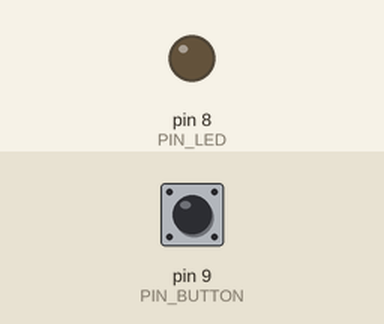
Recording of a sketch running on a simulated Arduino Uno, built with avr-gcc and run on an emulated ATmega328P. On the bench: output pins drawn as LEDs (lit = HIGH). The test bench sets the inputs (shaded band); at power-on: pin 9 (PIN_BUTTON) LOW.

Above: at 1.2 s.
1.3 s: pin 9 (PIN_BUTTON) pulled HIGH for 0.15 s
At 2.2 s:
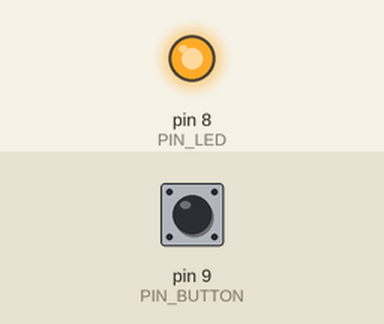
2.9 s: pin 9 (PIN_BUTTON) pulled HIGH for 1 s
At 3.4 s:
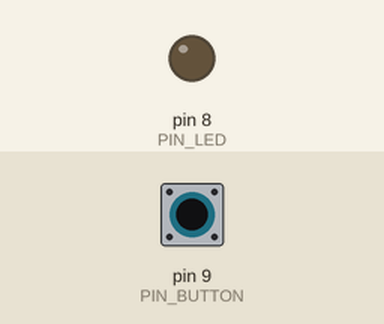
5.4 s: pin 9 (PIN_BUTTON) pulled HIGH for 3.2 s
At 6.5 s:
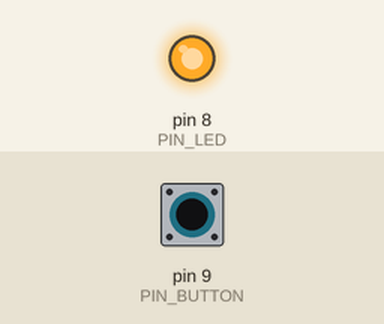
Timing chart, 0 to 8.4 s (numbered marks = the images above; inputs shaded):
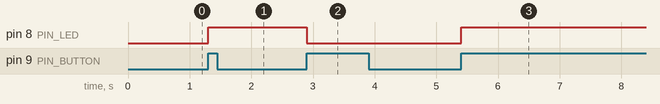

Measured:
- after the input at 1.3 s, pin 8 (PIN_LED): LOW → HIGH at once
- after the input at 2.9 s, pin 8 (PIN_LED): HIGH → LOW at once
- after the input at 5.4 s, pin 8 (PIN_LED): LOW → HIGH at once

The sketch:

interruptor_luz.ino
```cpp
/*
 * Descrição: Exemplo de como utilizar push button para simular um interruptor de luz.
 * Autor: Eros Vitor Bornatowski
 * Data: 20/07/2022
 */

#define PIN_LED 8
#define PIN_BUTTON 9

int stateLED = LOW;
int prevStateButton = LOW;
int curStateButton = LOW;

void setup()
{
  pinMode(PIN_LED, OUTPUT);
  pinMode(PIN_BUTTON, INPUT);
  digitalWrite(PIN_LED, LOW);
}

void loop()
{
  prevStateButton = curStateButton;

  curStateButton = digitalRead(PIN_BUTTON);

  if (curStateButton == HIGH && prevStateButton == LOW) {
    stateLED = !stateLED;
    digitalWrite(PIN_LED, stateLED);
  }
}
```
